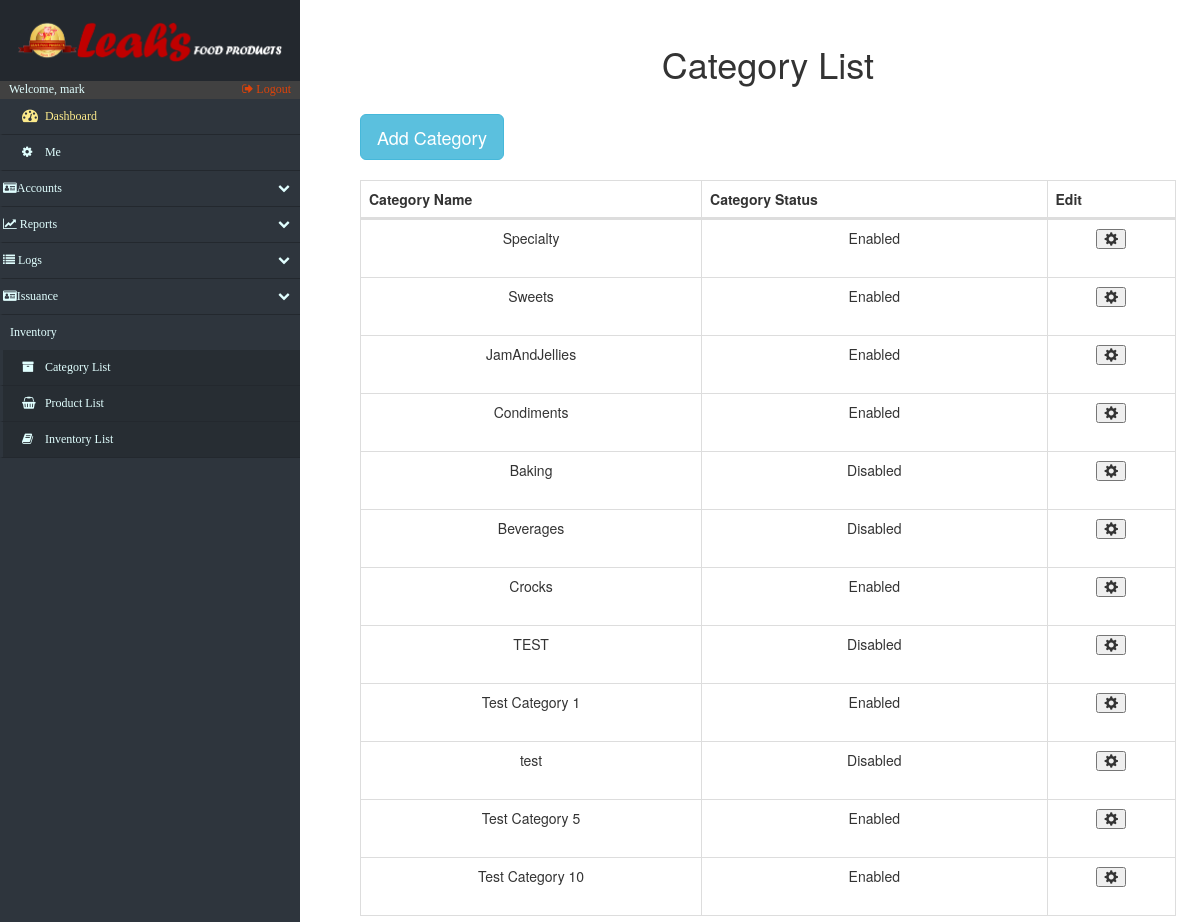
Page /categories.php (signed in) on the earlier database version.
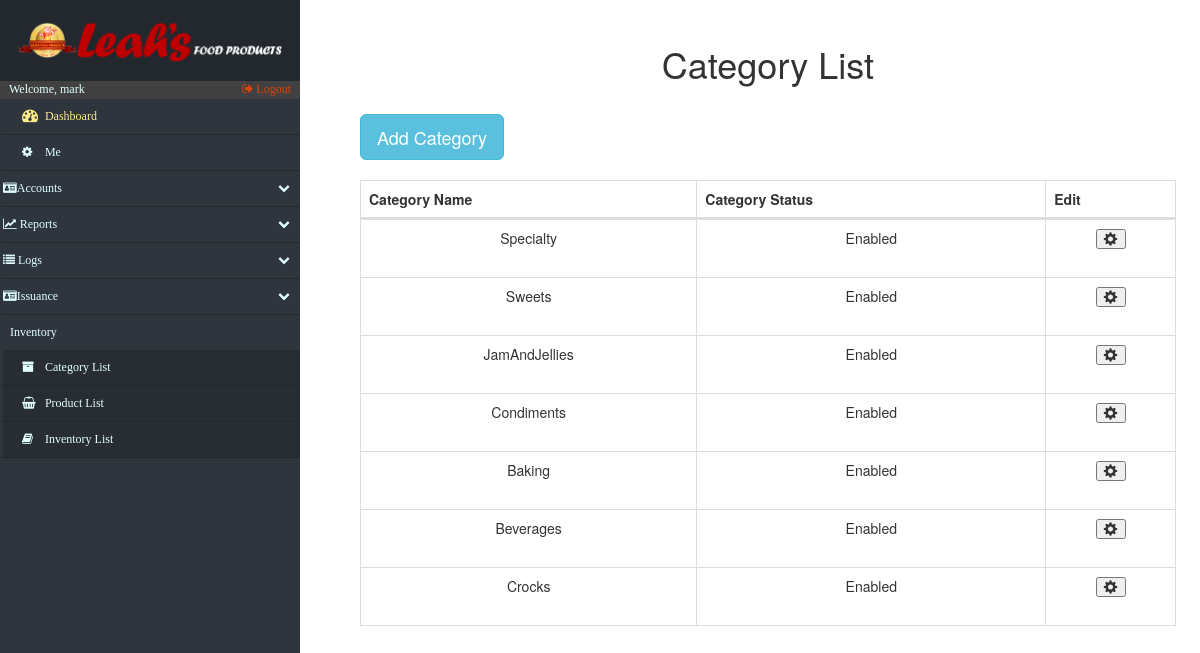
Same page on the later database version.
### tables this page shows
CREATE TABLE `category_list` (
  `category_id` int(15) NOT NULL,
  `category_name` varchar(100) NOT NULL,
  `category_status` varchar(10) DEFAULT NULL
);

### categories.php (the view, shortened to what the changed rows need)
<!DOCTYPE html>
<html lang="en">
<head>
    <?php include('fragments/config.php') ?>
    <link rel="stylesheet" href="https://maxcdn.bootstrapcdn.com/bootstrap/3.3.7/css/bootstrap.min.css">
    <link href="src/css/datatables.css" rel="stylesheet">
    <link href="//maxcdn.bootstrapcdn.com/font-awesome/4.2.0/css/font-awesome.min.css" rel="stylesheet">
    <link href="src/css/sidebar.css" rel="stylesheet">
    <link href="src/css/custom.css" rel="stylesheet">
</head>
<body>
    <div id="page-content-wrapper">
        <div class="containers">
            <table class="table table-striped table-bordered">
                <h1 align="center">Category List</h1>
            </table>
            <?php
							$retrieve = ("SELECT * FROM category_list");
							$results = mysqli_query($db, $retrieve);
						?>
                <div id="mainContainer">
                    <table id="datatables" class="table table-hover table-bordered dataTable" cellspacing="0" width="100%" role="grid" aria-describedby="myTable_info" style="width: 100%;">
                        <thead>
                            <tr>
                                <th>Category Name</th>
                                <th>Category Status</th>
                                <th>Edit</th>
                            </tr>
                        </thead>
                        <tbody>
                            <?php
							foreach ($results as $data):
						?>
                                <tr>
										<?php
											$individual_category_id=$data["category_id"];
                                        ?>
                                    <td data-title="category_name">
                                        <?php
                                        $passCatName = $data["category_name"];
                                        echo $passCatName;
                                        ?>
                                    </td>
                                    <td data-title="category_status">
                                        <?php echo $data["category_status"]; ?>
                                    </td>
									<td data-title="edit">
                                        <table class="table table-striped table-bordered">
                                            <button type="button" class="glyphicon glyphicon-cog" onclick="refresh()" data-toggle="modal" aria-hidden="true" data-target="#<?php echo $individual_category_id;?>"></button>
                                        </table>
                                    </td>
                                </tr>
                                <?php
							endforeach;
						?>
                        </tbody>
                    </table>
                </div>
        </div>
    </div>
</body>
</html>

Differences in the rows shown:
removed category_list: category_name "TEST", category_status "Disabled"
removed category_list: category_name "Test Category 1", category_status "Enabled"
removed category_list: category_name "test", category_status "Disabled"
removed category_list: category_name "Test Category 5", category_status "Enabled"
removed category_list: category_name "Test Category 10", category_status "Enabled"
changed category_list "Baking": category_status "Disabled" → "Enabled"
changed category_list "Beverages": category_status "Disabled" → "Enabled"
